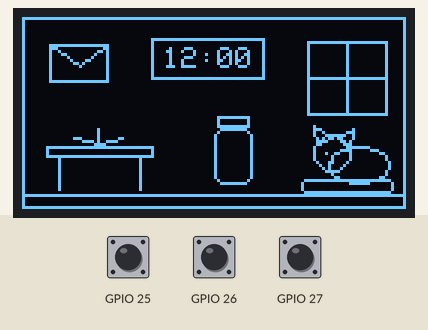
This program was run on a simulated ESP32. Parts: 128×64 one-colour display. The inputs (shaded band) are chosen by the test bench; at power-on: GPIO 26 HIGH, GPIO 27 HIGH, GPIO 25 HIGH. What the program prints to the serial monitor is not drawn.

Above: at 1.5 s.
1.6 s: GPIO 26 pulled LOW for 0.15 s
At 2.0 s:
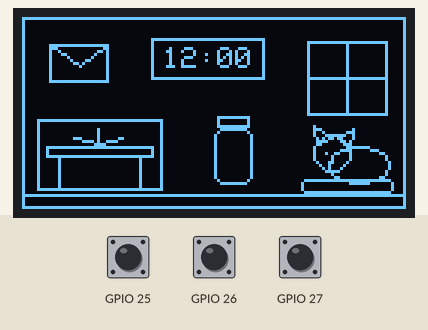
3.2 s: GPIO 27 pulled LOW for 0.15 s
At 4.4 s:
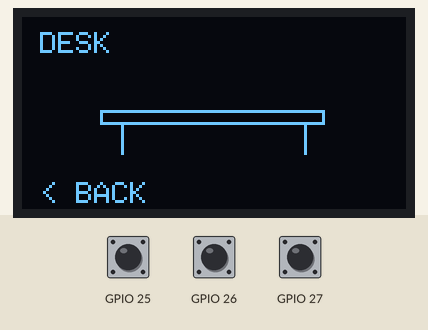
4.8 s: GPIO 25 pulled LOW for 0.15 s
At 5.6 s:
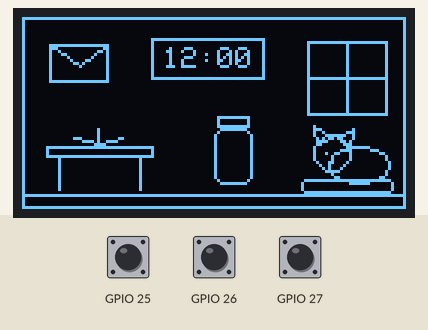
6.4 s: GPIO 26 pulsed LOW 5 times (0.12 s each, 0.3 s apart)
At 6.91 s:
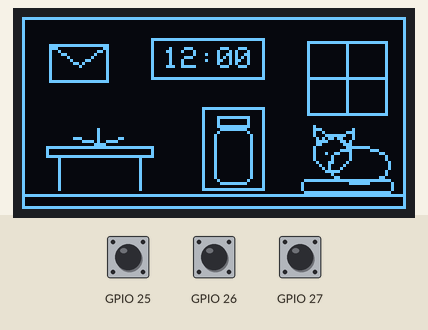
9.4 s: GPIO 27 pulled LOW for 1 s
At 10.3 s:
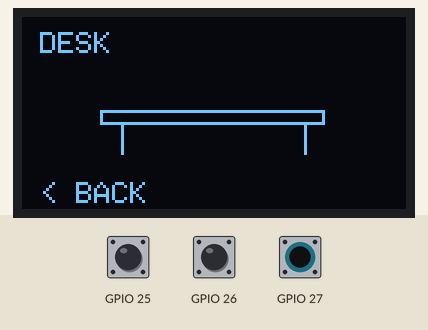
11.9 s: GPIO 25 pulled LOW for 1 s
At 60.9 s:
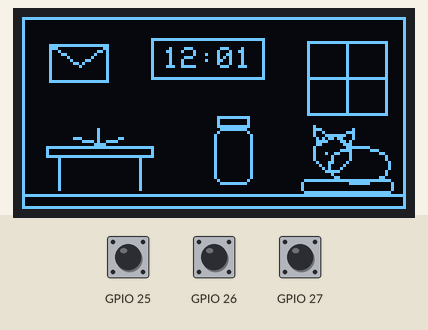
Timing chart, 0 to 61.5 s (numbered marks = the images above; inputs shaded):
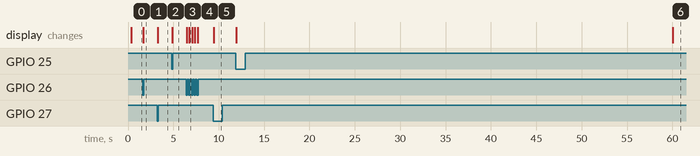

The program:

main.cpp
```cpp
#include <Arduino.h>
#include <Wire.h>
#include <esp_timer.h>
#include "../../shared/DebouncedButton.h"
#include "RoomView.h"

struct Input { int pin; Key key; DebouncedButton debounce; };
Input inputs[] = {{25, Key::Back, {}}, {26, Key::Switch, {}}, {27, Key::Confirm, {}}};
Adafruit_SSD1306 display(128, 64, &Wire, -1, 100000, 100000);
RoomModel model;
bool dirty = true;
const char *error = nullptr;
uint32_t lastHeartbeat = 0;
uint16_t lastMinute = 0xffff;
bool runRoomTests();

void setup() {
  Serial.begin(115200);
  delay(300);
  Serial.println("WINDOW_NO_20 P0_ROOM v0.1");
  if (!runRoomTests()) { error = "P0_ERROR SELFTEST_FAILED"; return; }
  for (auto &input : inputs) {
    pinMode(input.pin, INPUT_PULLUP);
    input.debounce.begin(digitalRead(input.pin) == LOW, millis());
  }
  if (!Wire.begin(21, 22, 100000)) { error = "P0_ERROR I2C_INIT_FAILED"; return; }
  Wire.setTimeOut(50);
  uint8_t address = 0;
  for (uint8_t candidate : {0x3C, 0x3D}) {
    Wire.beginTransmission(candidate);
    const auto status = Wire.endTransmission();
    Serial.printf("I2C_PROBE address=0x%02X status=%u\n", static_cast<unsigned>(candidate), static_cast<unsigned>(status));
    if (status == 0) { address = candidate; break; }
  }
  if (!address) { error = "P0_ERROR OLED_NO_ACK"; return; }
  if (!display.begin(SSD1306_SWITCHCAPVCC, address, true, false)) { error = "P0_ERROR OLED_BUFFER_FAILED"; return; }
  Serial.println("P0_READY page=ROOM selected=NONE");
}

void loop() {
  const uint32_t now = millis();
  if (error) {
    if (now - lastHeartbeat >= 1000) { lastHeartbeat = now; Serial.println(error); }
    delay(2);
    return;
  }
  for (auto &input : inputs) {
    if (input.debounce.update(digitalRead(input.pin) == LOW, now) == ButtonEdge::Pressed) {
      const bool changed = model.handle(input.key);
      Serial.printf("KEY pin=%d changed=%u page=%s selected=%s uptime_ms=%lu\n", input.pin,
                    static_cast<unsigned>(changed), model.pageName(), model.selectionName(), static_cast<unsigned long>(now));
      dirty |= changed;
    }
  }
  // 仅基础本地走时；校准、昼夜天气与闲置管理在P3实现。
  const uint16_t minute = (720ULL + static_cast<uint64_t>(esp_timer_get_time()) / 60000000ULL) % 1440ULL;
  if (minute != lastMinute) { lastMinute = minute; dirty = true; }
  if (dirty) { drawRoomView(display, model, minute); dirty = false; }
  if (now - lastHeartbeat >= 1000) {
    lastHeartbeat = now;
    Serial.printf("P0_STATE page=%s selected=%s uptime_ms=%lu\n", model.pageName(), model.selectionName(), static_cast<unsigned long>(now));
  }
  delay(2);
}
```

RoomModel.h
```cpp
#pragma once
#include <stdint.h>

enum class Key { Back, Switch, Confirm };
enum class Selection : int8_t { None = -1, Desk, Stars, Mail, Clock };
enum class Page { Room, Desk, Stars, Mail, Clock };

class RoomModel {
 public:
  Page page = Page::Room;
  Selection selected = Selection::None;

  bool handle(Key key) {
    if (key == Key::Back) {
      if (page == Page::Room && selected == Selection::None) return false;
      page = Page::Room;
      selected = Selection::None;
      return true;
    }
    if (page != Page::Room) return false;  // 子页目前仅验证进入/返回。
    if (key == Key::Switch) {
      selected = static_cast<Selection>((static_cast<int>(selected) + 1) % 4);
      return true;
    }
    if (selected == Selection::None) return false;
    page = static_cast<Page>(static_cast<int>(selected) + 1);
    return true;
  }

  const char *selectionName() const {
    constexpr const char *names[] = {"NONE", "DESK", "STARS", "MAIL", "CLOCK"};
    return names[static_cast<int>(selected) + 1];
  }
  const char *pageName() const {
    constexpr const char *names[] = {"ROOM", "DESK", "STARS", "MAIL", "CLOCK"};
    return names[static_cast<int>(page)];
  }
};
```

RoomView.cpp
```cpp
#include "RoomView.h"

void drawRoomView(Adafruit_SSD1306 &d, const RoomModel &m, uint16_t minuteOfDay) {
  d.clearDisplay();
  d.setTextColor(SSD1306_WHITE);
  d.setTextSize(1);
  if (m.page == Page::Room) {
    d.drawRect(0, 0, 128, 64, SSD1306_WHITE);
    d.drawLine(1, 59, 126, 59, SSD1306_WHITE);
    // 信箱、朴素时钟、窗户、左书桌、中间瓶子、右下猫窝。
    d.drawRect(9, 9, 20, 13, SSD1306_WHITE);
    d.drawLine(9, 9, 19, 16, SSD1306_WHITE);
    d.drawLine(28, 9, 19, 16, SSD1306_WHITE);
    d.drawRect(43, 7, 38, 14, SSD1306_WHITE);
    d.setCursor(47, 10);
    d.printf("%02u:%02u", static_cast<unsigned>(minuteOfDay / 60), static_cast<unsigned>(minuteOfDay % 60));
    d.drawRect(95, 8, 27, 25, SSD1306_WHITE);
    d.drawLine(108, 8, 108, 32, SSD1306_WHITE);
    d.drawLine(95, 20, 121, 20, SSD1306_WHITE);
    d.drawRect(8, 43, 36, 4, SSD1306_WHITE);
    d.drawLine(12, 47, 12, 57, SSD1306_WHITE);
    d.drawLine(39, 47, 39, 57, SSD1306_WHITE);
    d.drawLine(17, 40, 25, 42, SSD1306_WHITE);
    d.drawLine(25, 42, 33, 40, SSD1306_WHITE);
    d.drawLine(25, 37, 25, 42, SSD1306_WHITE);
    d.drawRoundRect(64, 37, 13, 19, 3, SSD1306_WHITE);
    d.drawRect(65, 33, 11, 4, SSD1306_WHITE);
    d.drawRoundRect(93, 54, 31, 5, 2, SSD1306_WHITE);
    // 静态自然蜷卧占位，不增加眨眼、舔毛或其他动画。
    d.drawEllipse(112, 49, 10, 6, SSD1306_WHITE);
    d.drawCircle(103, 45, 6, SSD1306_WHITE);
    d.drawTriangle(98, 42, 97, 36, 103, 40, SSD1306_WHITE);
    d.drawTriangle(105, 40, 110, 37, 109, 44, SSD1306_WHITE);
    d.drawPixel(101, 45, SSD1306_WHITE);
    d.drawPixel(105, 45, SSD1306_WHITE);
    d.drawPixel(103, 48, SSD1306_WHITE);
    if (m.selected == Selection::Desk) d.drawRect(5, 34, 42, 24, SSD1306_WHITE);
    if (m.selected == Selection::Stars) d.drawRect(60, 30, 21, 28, SSD1306_WHITE);
    if (m.selected == Selection::Mail) d.drawRect(6, 6, 26, 19, SSD1306_WHITE);
    if (m.selected == Selection::Clock) d.drawRect(40, 4, 44, 20, SSD1306_WHITE);
  } else {
    // 独立黑底入口占位，不伪造专注、奖励、信件或存档结果。
    d.setCursor(6, 5);
    d.print(m.pageName());
    if (m.page == Page::Desk) {
      d.drawRect(26, 31, 75, 5, SSD1306_WHITE);
      d.drawLine(33, 36, 33, 45, SSD1306_WHITE);
      d.drawLine(94, 36, 94, 45, SSD1306_WHITE);
    } else if (m.page == Page::Stars) {
      d.drawRoundRect(51, 23, 26, 25, 5, SSD1306_WHITE);
      d.drawRect(55, 19, 18, 4, SSD1306_WHITE);
    } else if (m.page == Page::Mail) {
      d.drawRect(38, 22, 52, 25, SSD1306_WHITE);
      d.drawLine(38, 22, 64, 36, SSD1306_WHITE);
      d.drawLine(89, 22, 64, 36, SSD1306_WHITE);
    } else {
      d.setTextSize(2);
      d.setCursor(33, 27);
      d.printf("%02u:%02u", static_cast<unsigned>(minuteOfDay / 60), static_cast<unsigned>(minuteOfDay % 60));
      d.setTextSize(1);
    }
    d.setCursor(6, 55);
    d.print("< BACK");
  }
  d.display();
}
```

RoomView.h
```cpp
#pragma once
#include <Adafruit_SSD1306.h>
#include "RoomModel.h"
void drawRoomView(Adafruit_SSD1306 &d, const RoomModel &m, uint16_t minuteOfDay);
```

state_tests.cpp
```cpp
#include <Arduino.h>
#include "RoomModel.h"

bool runRoomTests() {
  unsigned checks = 0;
  auto check = [&checks](bool ok) { ++checks; return ok; };
  RoomModel m;
  if (!check(m.page == Page::Room && m.selected == Selection::None) ||
      !check(!m.handle(Key::Back)) || !check(!m.handle(Key::Confirm))) return false;
  const Selection cycle[] = {Selection::Desk, Selection::Stars, Selection::Mail,
                             Selection::Clock, Selection::Desk};
  for (auto target : cycle) {
    if (!check(m.handle(Key::Switch) && m.selected == target && m.page == Page::Room)) return false;
  }
  if (!check(m.handle(Key::Back) && m.selected == Selection::None)) return false;
  for (int target = 0; target < 4; ++target) {
    RoomModel item;
    for (int step = 0; step <= target; ++step) item.handle(Key::Switch);
    if (!check(item.handle(Key::Confirm) && item.page == static_cast<Page>(target + 1)) ||
        !check(!item.handle(Key::Switch)) || !check(!item.handle(Key::Confirm)) ||
        !check(item.handle(Key::Back) && item.page == Page::Room && item.selected == Selection::None) ||
        !check(!item.handle(Key::Confirm)) ||
        !check(item.handle(Key::Switch) && item.selected == Selection::Desk)) return false;
  }
  Serial.printf("P0_SELFTEST PASS checks=%u\n", checks);
  return true;
}
```

Measured:
- after the input at 1.6 s, the display: changes after 0.06 s (image 1)
- after the input at 3.2 s, the display: changes after 0.06 s (image 2)
- after the input at 4.8 s, the display: changes after 0.06 s (image 3)
- after the input at 6.4 s, the display: first changes after 0.06 s (image 4 shows a later state)
- after the input at 9.4 s, the display: changes after 0.06 s (image 5)
- after the input at 11.9 s, the display: first changes after 0.06 s (image 6 shows a later state)
